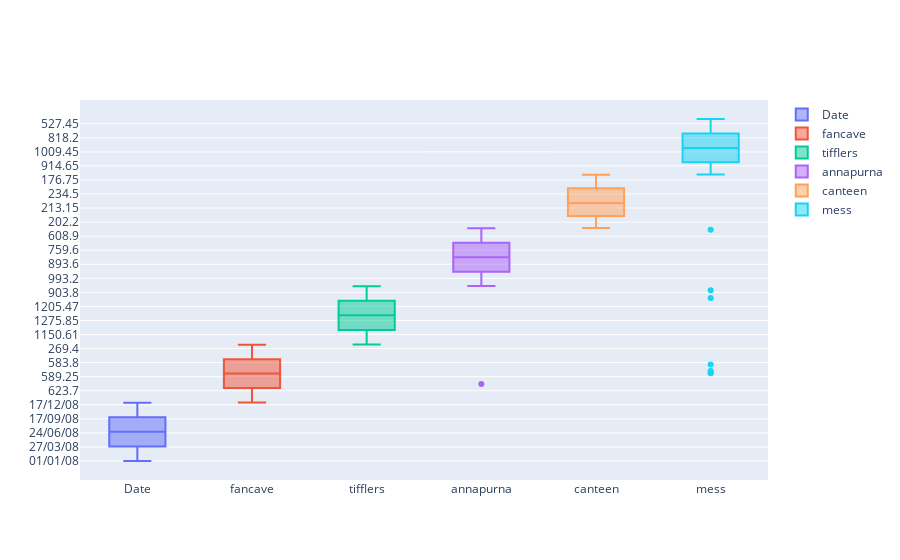

Notebook source saved alongside this figure:
### Markdown cell above
## Plot all the stocks together

### Code cell
fig = go.Figure()

for col in df:
  fig.add_trace(go.Box(y=df[col].values, name=df[col].name))
  
fig.show()

# Is there a problem here?

### Figure 1 — Plotly figure (JSON) as saved in the notebook; plotly's stock layout.template omitted (floating-point values rounded to 4 significant figures; data arrays with more than 128 entries replaced by an {"elided": "..."} marker saying what was removed)
{"data": [{"name": "Date", "type": "box", "y": {"elided": "246 str values"}}, {"name": "fancave", "type": "box", "y": {"elided": "246 float values"}}, {"name": "tifflers", "type": "box", "y": {"elided": "246 float values"}}, {"name": "annapurna", "type": "box", "y": {"elided": "246 float values"}}, {"name": "canteen", "type": "box", "y": {"elided": "246 float values"}}, {"name": "mess", "type": "box", "y": {"elided": "246 float values"}}], "layout": {}}
